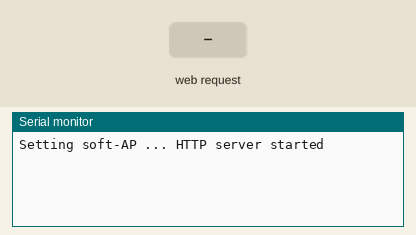
This sketch was run on a simulated ESP8266 (NodeMCU). On the bench: the last lines printed to the serial monitor. The test bench sets the inputs (shaded band).

Above: at 1.2 s.
1.3 s: HTTP request GET / received
At 2.0 s:
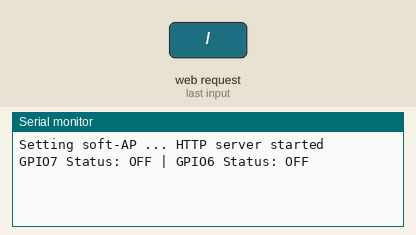
2.8 s: HTTP request GET /led1on received
At 3.1 s:
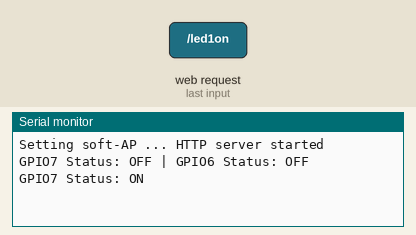
4.3 s: HTTP request GET /led1off received
At 5.5 s:
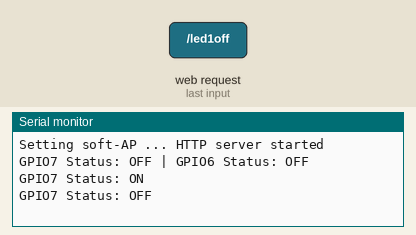

Measured:
- after the input at 1.3 s, the serial monitor: prints a new line at once (image 1)
- after the input at 2.8 s, the serial monitor: prints a new line at once (image 2)
- after the input at 4.3 s, the serial monitor: prints a new line at once (image 3)

The sketch:

ESP8266_V1.ino
```cpp
#include <ESP8266WiFi.h>
#include <ESP8266WebServer.h>

/* Put your SSID & Password */
const char* ssid = "NodeNCU";  // Enter SSID here
const char* password = "123456789";  //Enter Password here

/* Put IP Address details */
IPAddress local_ip(192,168,1,1);
IPAddress gateway(192,168,1,1);
IPAddress subnet(0,0,0,0);

ESP8266WebServer server(80);

bool LED1status = LOW;

bool LED2status = LOW;

void setup() {
  Serial.begin(115200);

  Serial.print("Setting soft-AP ... ");
  WiFi.mode(WIFI_AP);
  WiFi.softAPConfig(local_ip, gateway, subnet);
  WiFi.softAP(ssid, password);

  server.on("/", handle_OnConnect);
  server.on("/led1on", handle_led1on);
  server.on("/led1off", handle_led1off);
  server.on("/led2on", handle_led2on);
  server.on("/led2off", handle_led2off);
  server.onNotFound(handle_NotFound);

  server.begin();
  Serial.println("HTTP server started");
}
void loop() {

  server.handleClient();


}

void handle_OnConnect() {

  Serial.println("GPIO7 Status: OFF | GPIO6 Status: OFF");
  server.send(200, "text/html", SendHTML(LED1status,LED2status));
}

void handle_led1on() {
  LED1status = HIGH;
  Serial.println("GPIO7 Status: ON");
  server.send(200, "text/html", SendHTML(true,LED2status));
}

void handle_led1off() {
  LED1status = LOW;
  Serial.println("GPIO7 Status: OFF");
  server.send(200, "text/html", SendHTML(false,LED2status));
}

void handle_led2on() {
  LED2status = HIGH;
  Serial.println("GPIO6 Status: ON");
  server.send(200, "text/html", SendHTML(LED1status,true));
}

void handle_led2off() {
  LED2status = LOW;
  Serial.println("GPIO6 Status: OFF");
  server.send(200, "text/html", SendHTML(LED1status,false));
}

void handle_NotFound(){
  server.send(404, "text/plain", "Not found");
}

String SendHTML(uint8_t led1stat,uint8_t led2stat){

  /*String ptr = "<!DOCTYPE html> <html>\n";
  ptr +="<head><meta name=\"viewport\" content=\"width=device-width, initial-scale=1.0, user-scalable=no\">\n";
  ptr +="<title>LED Control</title>\n";
  ptr +="<style>html { font-family: Helvetica; display: inline-block; margin: 0px auto; text-align: center;}\n";
  ptr +="body{margin-top: 50px;} h1 {color: #444444;margin: 50px auto 30px;} h3 {color: #444444;margin-bottom: 50px;}\n";
  ptr +=".button {display: block;width: 80px;background-color: #1abc9c;border: none;color: white;padding: 13px 30px;text-decoration: none;font-size: 25px;margin: 0px auto 35px;cursor: pointer;border-radius: 4px;}\n";
  ptr +=".button-on {background-color: #1abc9c;}\n";
  ptr +=".button-on:active {background-color: #16a085;}\n";
  ptr +=".button-off {background-color: #34495e;}\n";
  ptr +=".button-off:active {background-color: #2c3e50;}\n";
  ptr +="p {font-size: 14px;color: #888;margin-bottom: 10px;}\n";
  ptr +="</style>\n";
  ptr +="</head>\n";
  ptr +="<body>\n";
  ptr +="<h1>ESP8266 Web Server</h1>\n";
  ptr +="<h3>Using Access Point(AP) Mode</h3>\n";

   if(led1stat)
  {ptr +="<p>LED1 Status: ON</p><a class=\"button button-off\" href=\"/led1off\">OFF</a>\n";}
  else
  {ptr +="<p>LED1 Status: OFF</p><a class=\"button button-on\" href=\"/led1on\">ON</a>\n";}

  if(led2stat)
  {ptr +="<p>LED2 Status: ON</p><a class=\"button button-off\" href=\"/led2off\">OFF</a>\n";}
  else
  {ptr +="<p>LED2 Status: OFF</p><a class=\"button button-on\" href=\"/led2on\">ON</a>\n";}

  ptr +="</body>\n";
  ptr +="</html>\n";*/

  String ptr = "";

  ptr +="      <!doctype html> ";

  ptr +="      <html >";
  ptr +="      <head>";

   ptr +="         <meta charset=\"UTF-8\">";
   ptr +="         <title>WIFI Setting</title>";

  ptr +="          <style>";

  ptr +="              body {";
  ptr +="                  background: #456;";
   ptr +="                 font-family: 'Open Sans', sans-serif;";
  ptr +="              }";

  ptr +="              .login {";
  ptr +="                  width: 400px;";
  ptr +="                 margin: 16px auto;";
  ptr +="                 font-size: 16px;";
  ptr +="                 direction: rtl;";
  ptr +="             }";

  ptr +="             .login-header,";
  ptr +="            .login p {";
  ptr +="                  margin-top: 0;";
  ptr +="                  margin-bottom: 0;";
  ptr +="              }";
  ptr +="              .login-triangle {";
  ptr +="                  width: 0;";
  ptr +="                  margin-right: auto;";
  ptr +="                  margin-left: auto;";
  ptr +="                  border: 12px solid transparent;";
  ptr +="                  border-bottom-color: #28d;";
  ptr +="              }";

  ptr +="              .login-header {";
  ptr +="                  background: #28d;";
  ptr +="                  padding: 20px;";
  ptr +="                  font-size: 1.4em;";
  ptr +="                  font-weight: normal;";
  ptr +="                  text-align: center;";
  ptr +="                  text-transform: uppercase;";
  ptr +="                  color: #fff;";
  ptr +="              }";

  ptr +="              .login-container {";
  ptr +="                  background: #ebebeb;";
  ptr +="                  padding: 12px;";
  ptr +="              }";


  ptr +="              .login p {";
  ptr +="                  padding: 12px;";
  ptr +="              }";

  ptr +="              .login input {";
  ptr +="                  box-sizing: border-box;";
  ptr +="                  display: block;";
  ptr +="                  width: 100%;";
  ptr +="                  border-width: 1px;";
  ptr +="                  border-style: solid;";
  ptr +="                  padding: 16px;";
  ptr +="                  outline: 0;";
  ptr +="                  font-family: inherit;";
  ptr +="                  font-size: 0.95em;";
  ptr +="              }";

  ptr +="              .login input[type=\"email\"],";
  ptr +="              .login input[type=\"password\"] {";
  ptr +="                  background: #fff;";
  ptr +="                  border-color: #bbb;";
  ptr +="                  color: #555;";
  ptr +="              }";


  ptr +="              .login input[type=\"email\"]:focus,";
  ptr +="              .login input[type=\"password\"]:focus {";
  ptr +="                  border-color: #888;";
  ptr +="              }";

  ptr +="              .login input[type=\"submit\"] {";
  ptr +="                  background: #28d;";
  ptr +="                  border-color: transparent;";
  ptr +="                  color: #fff;";
  ptr +="                  cursor: pointer;";
  ptr +="              }";

  ptr +="              .login input[type=\"submit\"]:hover {";
  ptr +="                  background: #17c;";
  ptr +="              }";


  ptr +="              .login input[type=\"submit\"]:focus {";
  ptr +="                  border-color: #05a;";
  ptr +="              }";

  ptr +="          </style>";


  ptr +="      </head>";


  ptr +="      <body >";

  ptr +="          <div >";

  ptr +="              <div class=\"login\" action=\"\" >";
  ptr +="                  <div class=\"login-triangle\"></div>";
  ptr +="                  <h2 class=\"login-header\">wifi setting</h2>";
  ptr +="                  <form class=\"login-container\">";
  ptr +="                      <p><input type=\"email\" placeholder=\"name\"></p>";
  ptr +="                      <p><input type=\"password\" placeholder=\"password\"></p>";
  ptr +="                      <p><input type=\"submit\" value=\"save\"></p>";
  ptr +="                 </form>";
  ptr +="              </div>";

  ptr +="          </div>";

  ptr +="      </body>";


  return ptr;
}
```
